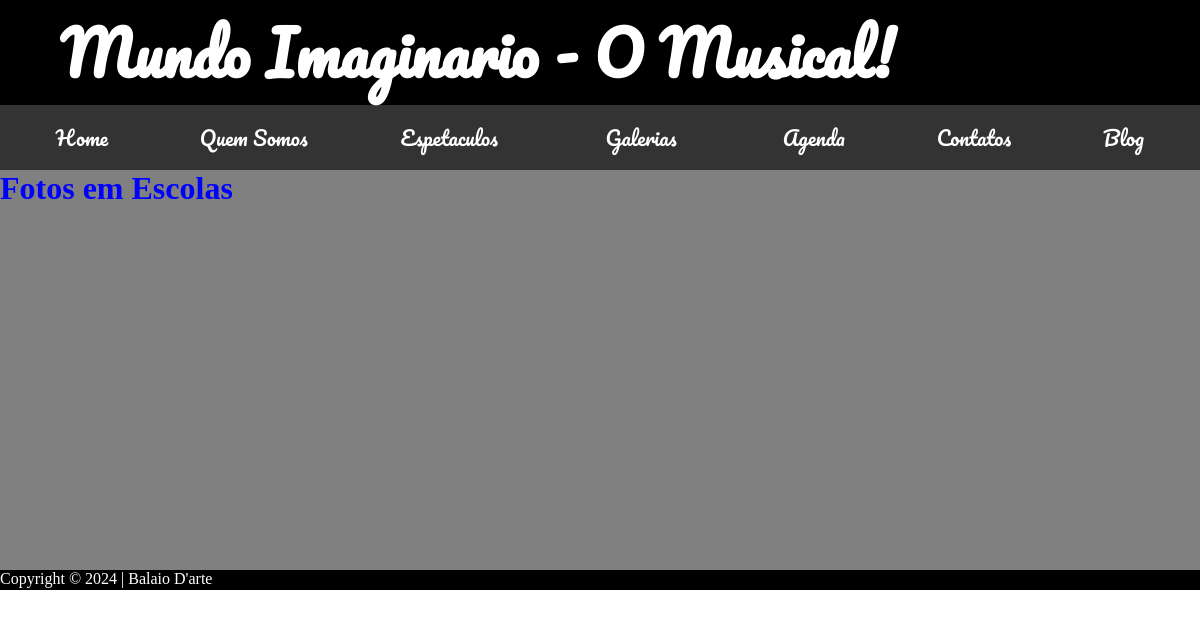
Before: /escola/ with the older database file.
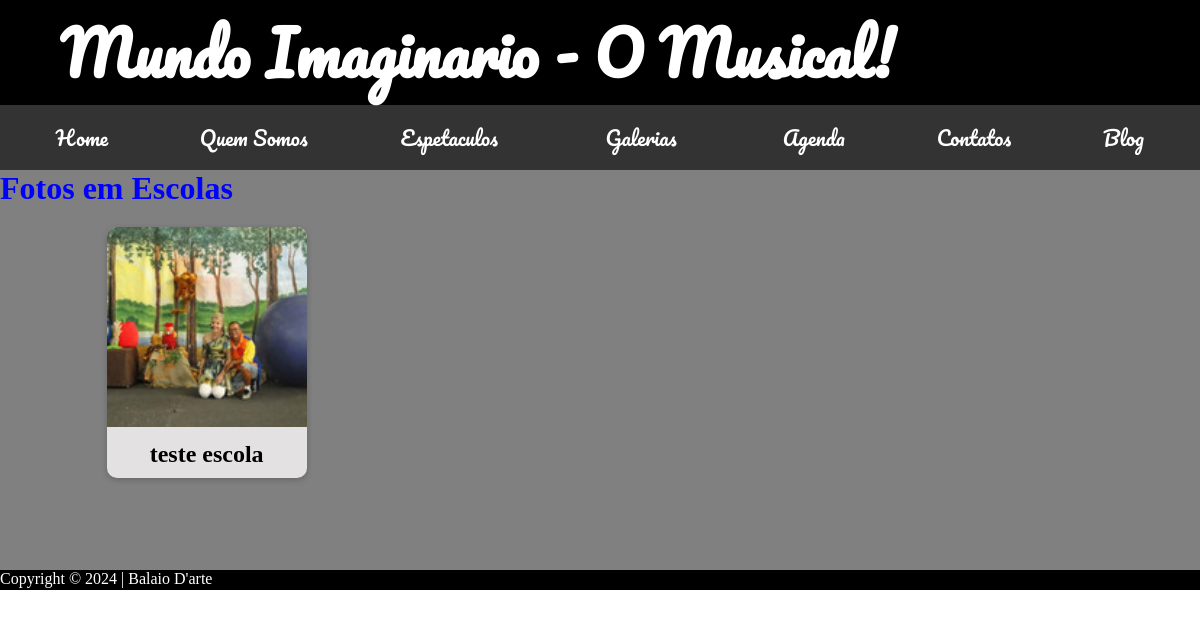
After: the same page with the newer database file.
### web/models.py (models this page shows, shortened)
class Fotos(models.Model):
    id = models.AutoField(primary_key=True)
    legenda = models.CharField(max_length=200)
    imagem = models.ImageField(upload_to='web/', blank=False, null=False)
    local = models.ForeignKey(LocalFotos, on_delete=models.CASCADE)

### web/views.py (the view)
# urls.py: path('escola/', v.escola_view, name='escola'),
def escola_view(request):
    escola = Fotos.objects.filter(local=1)
    return render(request, 'escola.html', {'escola': escola})

### web/templates/escola.html (shortened to what this page needs)
{% extends "base.html" %}
{% block content %}
<h1>Fotos em Escolas</h1>
<div class="foto-grid">
    {% for foto in escola %}
        <div class="foto-card">
             <a href="{{foto.imagem.url}}">
            <img src="{{foto.imagem.url}}">
             <h2>{{foto.legenda}}</h2>
             </a>
         </div>
    </div>
    {%endfor%}
{% endblock %}

Changed rows visible on the page:
added Fotos: imagem (picture), legenda "teste escola"
